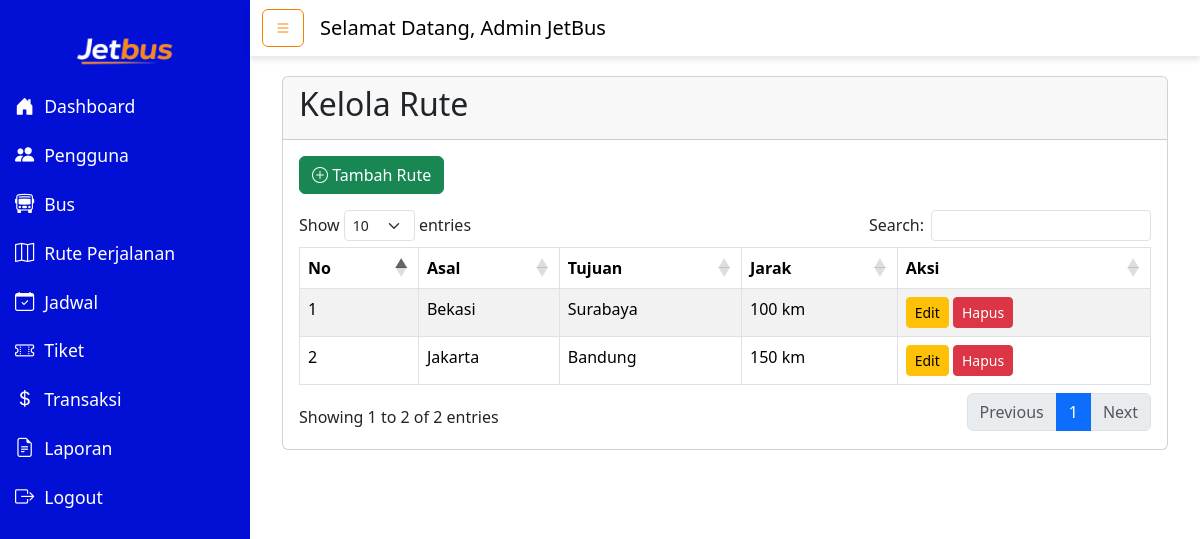
Screenshot of /admin/rute.php (signed in) with the database file from the repository.
### tables this page shows
CREATE TABLE `rute` (
  `id_rute` int(11) NOT NULL,
  `lokasi_asal` varchar(100) NOT NULL,
  `lokasi_tujuan` varchar(100) NOT NULL,
  `jarak` decimal(10,0) DEFAULT NULL
);

### admin/rute.php (the view, shortened to what this page needs)
<?php
include "header.php";
include "../koneksi.php";
$query = "SELECT id_rute, lokasi_asal, lokasi_tujuan, jarak FROM rute";
$result = mysqli_query($koneksi, $query);
?>
<div class="d-flex">
    <?php include "sidebar.php" ?>
    <div class="content-wrapper w-100">
        <?php include "navbar.php"; ?>
        <main class="content">
            <div class="container-fluid">
                <div class="card">
                    <div class="card-header">
                        <h2 class="">Kelola Rute</h2>
                    </div>
                    <div class="card-body">
                        <a href="tambahRute.php" class="btn btn-success mb-3">
                            <i class="bi bi-plus-circle"></i> Tambah Rute
                        </a>
                        <table class="table table-striped table-bordered" id="tableRute">
                            <thead>
                                <tr>
                                    <th>No</th>
                                    <th>Asal</th>
                                    <th>Tujuan</th>
                                    <th>Jarak</th>
                                    <th>Aksi</th>
                                </tr>
                            </thead>
                            <tbody>
                                <?php
                                $no = 1;
                                while ($row = mysqli_fetch_assoc($result)) { ?>
                                    <tr>
                                        <td><?= $no++; ?></td>
                                        <td><?= $row['lokasi_asal']; ?></td>
                                        <td><?= $row['lokasi_tujuan']; ?></td>
                                        <td><?= $row['jarak']; ?> km</td>
                                        <td>
                                            <a href="editRute.php?id=<?= $row['id_rute']; ?>" class="btn btn-warning btn-sm">Edit</a>
                                            <a href="hapusRute.php?id=<?= $row['id_rute']; ?>" class="btn btn-danger btn-sm" onclick="return confirm('Apakah Anda yakin ingin menghapus rute ini?')">Hapus</a>
                                        </td>
                                    </tr>
                                <?php } ?>
                            </tbody>
                        </table>
                    </div>
                </div>
            </div>
        </main>
    </div>
</div>
<?php include "footer.php" ?>

### assets/css/admin.css (style rules this page uses)
body { font-family: Arial, sans-serif; background-color: #f5f5f5; margin: 0; padding: 0; }
.content-wrapper { flex: 1; display: flex; flex-direction: column; }
.content { padding: 20px; background-color: white; min-height: 100vh; }

### rows the page displays
rute: lokasi_asal "Bekasi", lokasi_tujuan "Surabaya", jarak "100"
rute: lokasi_asal "Jakarta", lokasi_tujuan "Bandung", jarak "150"

### other values shown
$_SESSION['nama'] "Admin JetBus"
